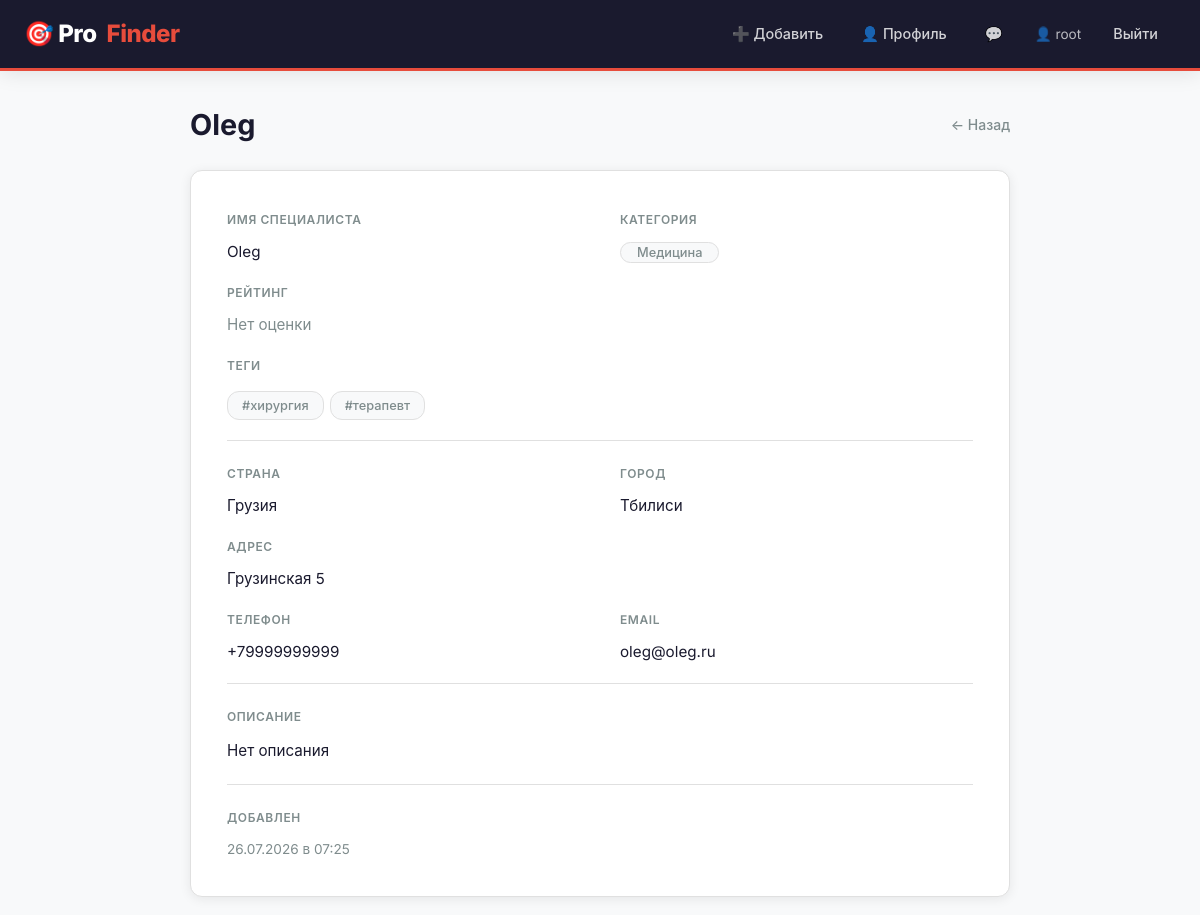
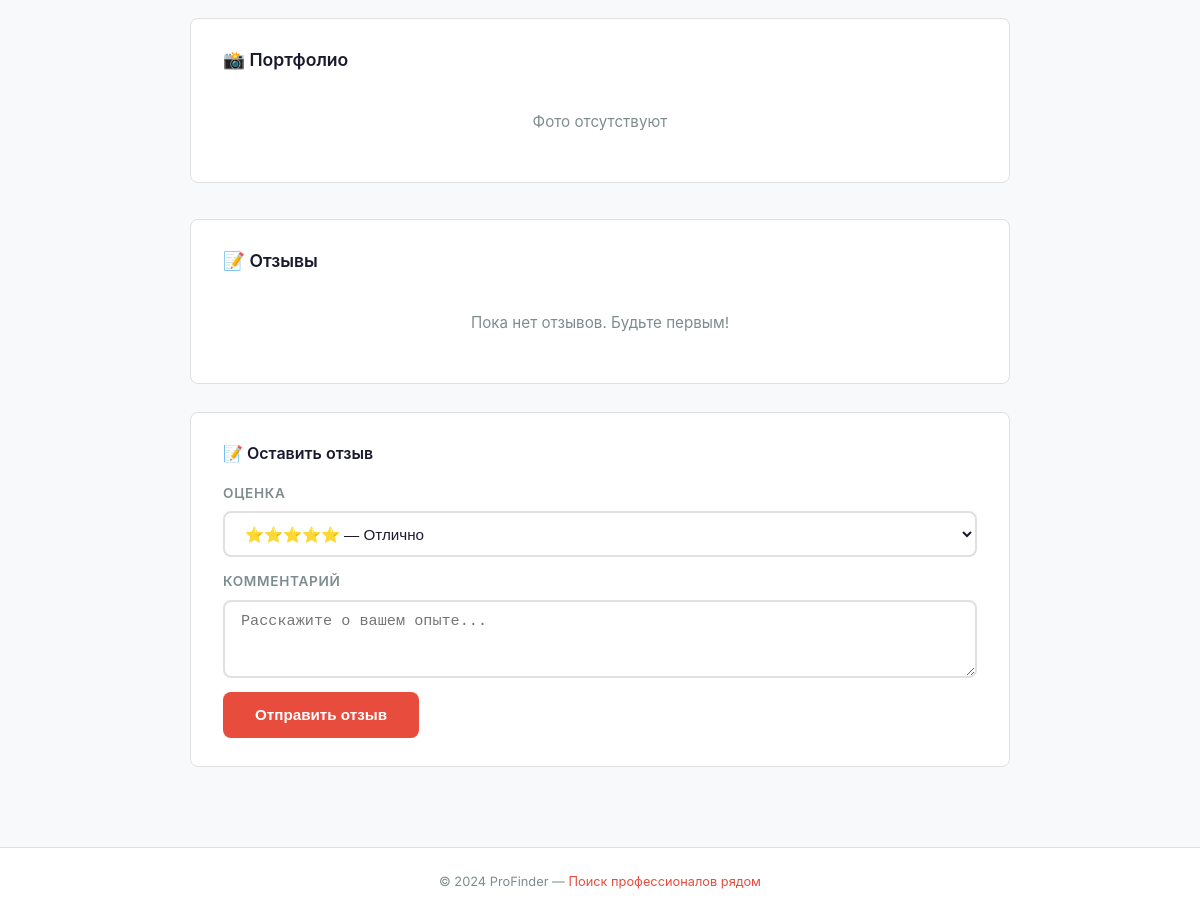
/provider/1/ (signed in), run on the app's committed database (2 pictures, top to bottom).
### users/models.py (models this page shows, shortened)
class User(AbstractUser):
    email = models.EmailField(unique=True)
    phone = models.CharField(max_length=20, blank=True, null=True)
    avatar = models.ImageField(
        upload_to=user_avatar_path,
        blank=True,
        null=True,
        verbose_name='Аватар'
    )
    is_active = models.BooleanField(default=True)
    last_login = models.DateTimeField(null=True, blank=True)
    created_at = models.DateTimeField(auto_now_add=True)
    def get_unread_count(self):
        from chat.models import Message
        unread = 0
        for chat in self.get_all_chats():
            unread += chat.messages.filter(is_read=False).exclude(sender=self).count()
        return unread
    def get_all_chats(self):
        from chat.models import Chat
        return Chat.objects.filter(
            models.Q(user1=self) | models.Q(user2=self)
        ).order_by('-updated_at')
    def get_notifications(self):
        from chat.models import Message
        notifications = []
        notifications.sort(key=lambda x: x['created_at'], reverse=True)
        return notifications[:20]  # Максимум 20 уведомлений

### providers/models.py (models this page shows, shortened)
class Provider(models.Model):
    full_name = models.CharField(max_length=100)
    category = models.CharField(max_length=50)
    phone = models.CharField(max_length=20, blank=True, null=True)
    email = models.EmailField(blank=True, null=True)
    address = models.CharField(max_length=200, blank=True, null=True)
    country = models.CharField(max_length=50)
    city = models.CharField(max_length=50, blank=True, null=True)
    rating = models.FloatField(default=0.0)
    description = models.TextField(blank=True, null=True)
    tags = models.TextField(blank=True, null=True)
    is_verified = models.BooleanField(default=False)
    is_active = models.BooleanField(default=True)
    created_by = models.ForeignKey(settings.AUTH_USER_MODEL, on_delete=models.CASCADE, related_name='providers')
    created_at = models.DateTimeField(auto_now_add=True)
    updated_at = models.DateTimeField(auto_now=True)
    def get_tags_list(self):
        if self.tags:
            return [tag.strip() for tag in self.tags.split(',') if tag.strip()]
        return []

### users/views.py (the view)
# urls.py: path('provider/<int:provider_id>/', user_views.provider_detail, name='provider_detail'),
def provider_detail(request, provider_id):
    provider = get_object_or_404(Provider, id=provider_id)
    if not provider.is_active:
        messages.warning(request, 'Этот специалист временно недоступен')
    return render(request, 'provider_detail.html', {'provider': provider})

### users/context_processors.py (called while the page is built)
def notifications(request):
    unread_count = 0
    notifications_list = []
    if request.user.is_authenticated:
        try:
            unread_count = request.user.get_unread_count()
            notifications_list = request.user.get_notifications()
        except AttributeError:
            pass
    return {
        'unread_count': unread_count,
        'notifications_list': notifications_list
    }

### templates/provider_detail.html (shortened to what this page needs)
{% extends "base.html" %}
{% block content %}
<div class="provider-detail">
    <div class="detail-header">
        <h1>{{ provider.full_name }}</h1>
        <a href="{% url 'index' %}" class="back-link">← Назад</a>
    </div>
    <div class="detail-card">
        <div class="detail-grid">
            <div>
                <div class="label">Имя специалиста</div>
                <div class="value">{{ provider.full_name }}</div>
            </div>
            <div>
                <div class="label">Категория</div>
                <div class="value"><span class="category-tag">{{ provider.category }}</span></div>
            </div>
            <div>
                <div class="label">Рейтинг</div>
                <div class="value">
                    {% if provider.rating %}
                        <span class="rating">
                            {% for i in "12345"|make_list %}
                                {% if forloop.counter <= provider.rating|add:"0"|floatformat:"0"|add:"0" %}
                                    ⭐
                                {% endif %}
                            {% endfor %}
                            {{ provider.rating }} ({{ provider.reviews.count }} отзывов)
                        </span>
                    {% else %}
                        <span style="color: var(--hh-gray);">Нет оценки</span>
                    {% endif %}
                </div>
            </div>
            <div class="full-width">
                <div class="label">Теги</div>
                <div class="value">
                    {% if provider.tags %}
                        <div class="detail-tags">
                            {% for tag in provider.get_tags_list %}
                                <span class="tag">#{{ tag }}</span>
                            {% endfor %}
                        </div>
                    {% else %}
                        <span style="color: var(--hh-gray);">Нет тегов</span>
                    {% endif %}
                </div>
            </div>
            <hr class="divider">
            <div>
                <div class="label">Страна</div>
                <div class="value">{{ provider.country }}</div>
            </div>
            <div>
                <div class="label">Город</div>
                <div class="value">{{ provider.city|default:"Не указан" }}</div>
            </div>
            <div class="full-width">
                <div class="label">Адрес</div>
                <div class="value">{{ provider.address|default:"Не указан" }}</div>
            </div>
            <div>
                <div class="label">Телефон</div>
                <div class="value">{{ provider.phone|default:"Не указан" }}</div>
            </div>
            <div>
                <div class="label">Email</div>
                <div class="value">{{ provider.email|default:"Не указан" }}</div>
            </div>
            <hr class="divider">
            <div class="full-width">
                <div class="label">Описание</div>
                <div class="value" style="line-height: 1.7;">{{ provider.description|default:"Нет описания" }}</div>
            </div>
            <hr class="divider">
            <div class="full-width">
                <div class="label">Добавлен</div>
                <div class="value" style="color: var(--hh-gray); font-size: 0.85rem;">
                    {{ provider.created_at|date:"d.m.Y в H:i" }}
                </div>
            </div>
        </div>
    </div>
    <div class="photos-section">
        <h3>📸 Портфолио</h3>
        {% if provider.photos.all %}
            <div class="photos-grid">
                {% for photo in provider.photos.all %}
                    <div class="photo-item">
                        <img src="{{ photo.image.url }}" alt="{{ photo.caption|default:'Фото' }}">
                        {% if photo.is_main %}
                            <span class="photo-badge">⭐ Основное</span>
                        {% endif %}
                        {% if user.is_authenticated and user == provider.created_by %}
                            <form method="POST" action="{% url 'delete_provider_photo' photo.id %}" style="display:inline;">
                                {% csrf_token %}
                                <button type="submit" class="btn-delete-photo" onclick="return confirm('Удалить фото?')">🗑️</button>
                            </form>
                        {% endif %}
                    </div>
                {% endfor %}
            </div>
        {% else %}
            <p class="hint" style="padding: 20px;">Фото отсутствуют</p>
        {% endif %}
    </div>
    <div class="reviews-section">
        <h3>📝 Отзывы</h3>
        {% with approved_reviews=provider.reviews.all %}
            {% if approved_reviews %}
                {% for review in approved_reviews %}
                    {% if review.is_approved %}
                    <div class="review-item">
                        <div class="review-header">
                            <span class="review-author">{{ review.user.username }}</span>
                            <span class="review-rating">
                                {% for i in "12345"|make_list %}
                                    {% if forloop.counter <= review.rating %}
                                        ⭐
                                    {% endif %}
                                {% endfor %}
                            </span>
                            <span class="review-date">{{ review.created_at|date:"d.m.Y" }}</span>
                        </div>
                        <div class="review-comment">{{ review.comment }}</div>
                    </div>
                    {% endif %}
                {% endfor %}
            {% else %}
                <p class="hint" style="padding: 20px;">Пока нет отзывов. Будьте первым!</p>
            {% endif %}
        {% endwith %}
    </div>
    {% if user.is_authenticated and provider.is_active %}
    <div class="add-review">
        <h4>📝 Оставить отзыв</h4>
        <form method="POST" action="{% url 'add_review' provider.id %}">
            <div class="form-group">
                <label>Оценка</label>
                <select name="rating" class="form-control" required>
                    <option value="5">⭐⭐⭐⭐⭐ — Отлично</option>
                </select>
            </div>
            <div class="form-group">
                <label>Комментарий</label>
                <textarea name="comment" class="form-control" rows="3" placeholder="Расскажите о вашем опыте..."></textarea>
            </div>
            <button type="submit" class="btn btn-primary">Отправить отзыв</button>
        </form>
    </div>
    {% elif not user.is_authenticated %}
    <div class="add-review">
        <p class="hint" style="padding: 20px;">🔑 <a href="{% url 'login' %}">Войдите</a>, чтобы оставить отзыв</p>
    </div>
    {% elif not provider.is_active %}
    <div class="add-review">
        <p class="hint" style="padding: 20px;">⛔ Этот специалист временно недоступен</p>
    </div>
    {% endif %}
</div>
{% endblock %}

### templates/base.html (shortened to what this page needs)
<!DOCTYPE html>
<html lang="ru">
<head>
    {% load static %}
    <link rel="stylesheet" href="{% static 'css/style.css' %}">
</head>
<body>
    <nav class="navbar">
        <div class="nav-container">
            <div class="nav-brand">
                <a href="{% url 'index' %}">
                    🎯 Pro<span class="accent">Finder</span>
                </a>
            </div>
            <div class="nav-menu">
                {% if user.is_authenticated %}
                    <a href="{% url 'add_provider' %}" class="{% if request.resolver_match.url_name == 'add_provider' %}active{% endif %}">➕ Добавить</a>
                    <a href="{% url 'profile' %}" class="{% if request.resolver_match.url_name == 'profile' %}active{% endif %}">👤 Профиль</a>
                    <div class="notifications-wrapper">
                        <a href="#" class="notifications-btn" onclick="toggleNotifications(event)">
                            💬
                        </a>
                    </div>
                    <span class="user-name">👤 {{ user.username }}</span>
                    <a href="{% url 'logout' %}">Выйти</a>
                {% else %}
                    <a href="{% url 'login' %}" class="{% if request.resolver_match.url_name == 'login' %}active{% endif %}">Войти</a>
                    <a href="{% url 'register' %}" class="btn-nav">Регистрация</a>
                {% endif %}
            </div>
        </div>
    </nav>
    <div class="container">
        {% block content %}{% endblock %}
    </div>
    <footer>
        <p>© 2024 ProFinder — <span class="accent">Поиск профессионалов рядом</span></p>
    </footer>
</body>
</html>

### templates/provider_detail.html (style rules this page uses)
.photos-section { margin-top: 36px; background: var(--hh-white); padding: 28px 32px; border-radius: var(--hh-radius); border: 1px solid #e0e0e0; }
.photos-section h3 { font-size: 1.1rem; font-weight: 600; margin-bottom: 18px; }

### templates/base.html (style rules this page uses)
.notifications-wrapper { position: relative; display: inline-block; }
.notifications-btn { position: relative; padding: 8px 12px; color: rgba(255,255,255,0.8); text-decoration: none; border-radius: var(--hh-radius); transition: all 0.2s ease; }

### data on the page
User: username "root"
Provider: full_name "Oleg", category "Медицина", country "Грузия", city "Тбилиси", address "Грузинская 5", phone "+79999999999", email "oleg@oleg.ru", description "Нет описания", created_at "26.07.2026 в 07:25"

### other printed values
{{ tag }} "хирургия" "терапевт"
